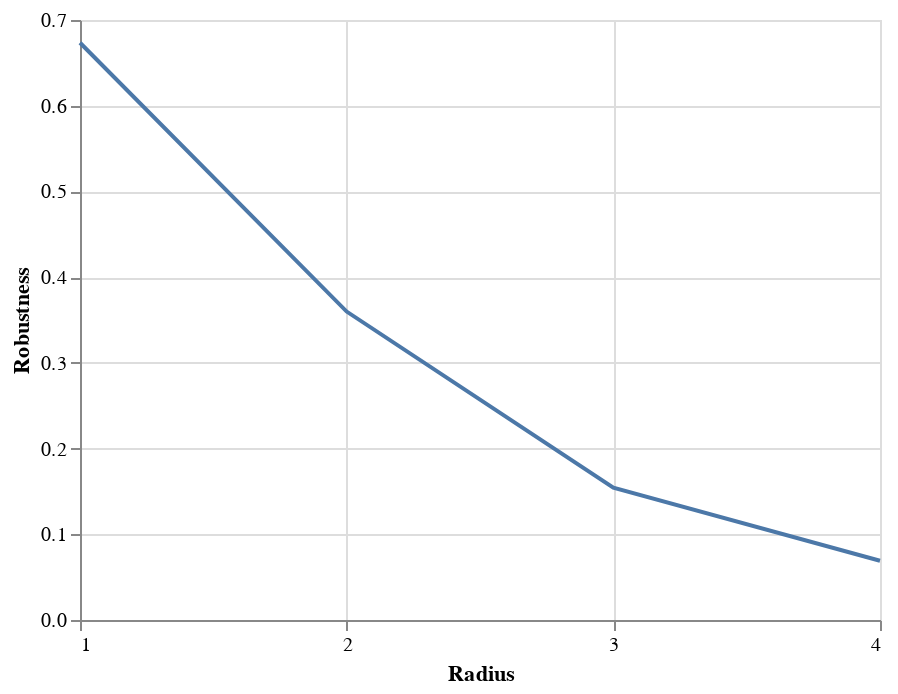

Write notebook code for a chart like this one.
### Code cell
alt.Chart(pd.DataFrame(data=robustnessRadiiData)).mark_line().encode(
    alt.X('radius', title="Radius", axis=alt.Axis(tickMinStep = 1)),
    alt.Y('robustness', title="Robustness")
)

### Figure 1 — Vega-Lite specification as saved in the notebook (floating-point values rounded to 4 significant figures)
{"config": {"view": {"continuousWidth": 400, "continuousHeight": 300}}, "data": {"name": "data-7a2951bccf3f0b3875575dbceed2d630"}, "mark": "line", "encoding": {"x": {"type": "quantitative", "axis": {"tickMinStep": 1}, "field": "radius", "title": "Radius"}, "y": {"type": "quantitative", "field": "robustness", "title": "Robustness"}}, "$schema": "https://vega.github.io/schema/vega-lite/v4.0.2.json", "datasets": {"data-7a2951bccf3f0b3875575dbceed2d630": [{"radius": 1, "robustness": 0.6735}, {"radius": 2, "robustness": 0.3599}, {"radius": 3, "robustness": 0.1544}, {"radius": 4, "robustness": 0.06913}]}}
